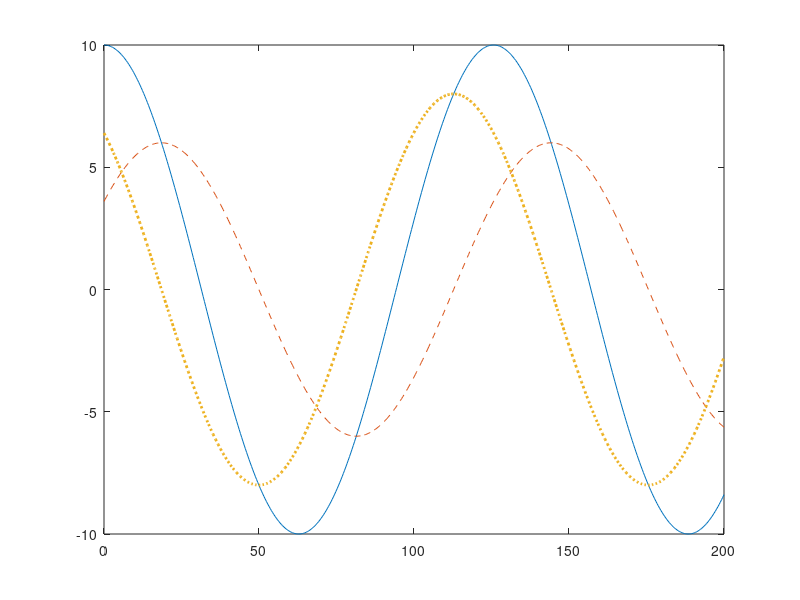

This figure's MATLAB source: (Note: this script raises an error after producing the figure.)
% Michael Gagliardi
% 9.9.2020
% ECE 202 Class 8


% plot multiple graphs on one figure (one set of axes), with legend

%sinusoidal voltage source vs = 10 cos(50t) 50 rad/s
% R in series with vs, ZR = 3 ohm;
% L in series with vs, ZL = j4ohm

% I = 10/(3+j4) = 10/5 <53.1 deg
% vR = 6<- 53.1 deg --> vR(t) = 6 cos(50t-53.1deg)
% vL = 8<36.9deg --> vL(t) = 8 cos(50t+36.9deg)

% plot in ms, 0 to 200 ms

tms = linspace(0,200,501); % time in miliseconds, for plotting, 
t = tms/1000; % time in s, for computing voltage

vs = 10*cos(50*t); % array of vs value, voltage across the sourcfe
vR = 6*cos(50*t - 53.1*pi/180); % resistor voltage
vL = 8*cos(50*t + 36.9*pi/180); 

plot(tms, vs, tms, vR, '--', tms, vL, ':', 'LineWidth', 2)

ax = gca;
ax.FontSize = 12;

legend({'voltage source vs', 'resistor vR', 'inductor vL'}, 'FontSize',15)

xlabel('time (ms)', 'FontSize',15)
ylabel('voltage (v)', 'FontSize',15)

grid on
ax.GridAlpha = 0.3;

title('ECE 202 Class 8 Voltages across vs, R, and L in series, vs = vR + vL', 'FontSize', 19)

axis([-inf inf -12 16])






